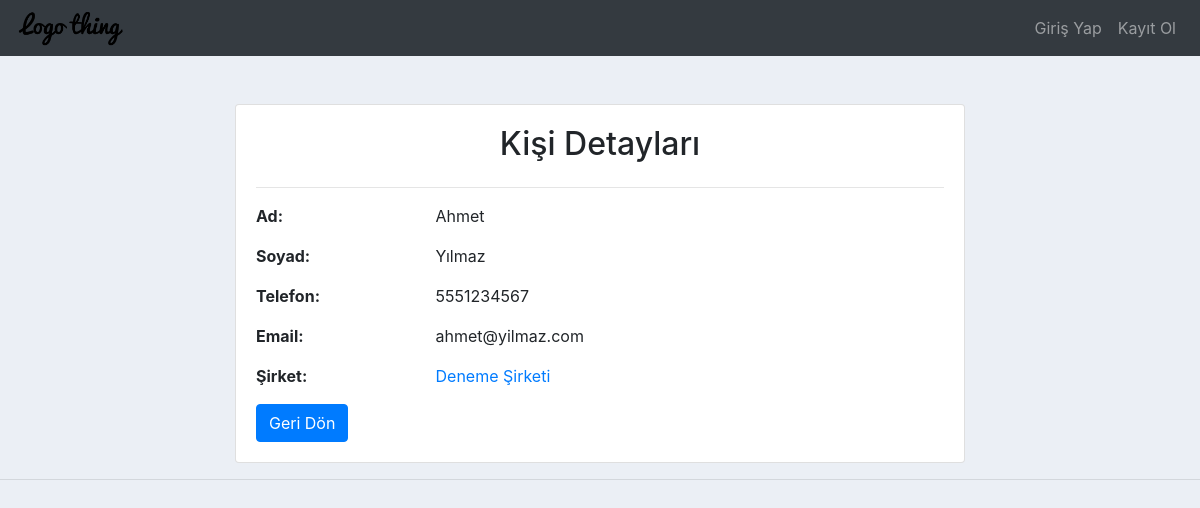
Page /kisi/2/ on the committed database.
### accounts/models.py (models this page shows, shortened)
class KisiRehberi(models.Model):
    ad = models.CharField(max_length=50)
    soyad = models.CharField(max_length=50)
    telefon = models.CharField(max_length=11)
    email = models.EmailField()
    sirket = models.ForeignKey('Sirket', on_delete=models.CASCADE)

class Sirket(models.Model):
    isim = models.CharField(max_length=100)
    adres = models.CharField(max_length=200)
    email = models.EmailField()
    web = models.URLField()
    def __str__(self):
        return self.isim

### accounts/views.py (the view)
# urls.py: path('kisi/<int:id>/', views.kisi_detay, name='kisi_detay'),
def kisi_detay(request, id):
    kisi = get_object_or_404(KisiRehberi, pk=id)
    return render(request, 'kisi_detay.html', {'kisi': kisi})

### accounts/templates/kisi_detay.html
{% extends "main.html" %}
{% load static %}
{% block content %}
<div class="container mt-5">
    <div class="row justify-content-center">
        <div class="col-md-8">
            <div class="card shadow">
                <div class="card-body">
                    <h2 class="card-title text-center mb-4">Kişi Detayları</h2>
                    <hr>
                    <div class="row mb-3">
                        <div class="col-sm-3">
                            <strong>Ad:</strong>
                        </div>
                        <div class="col-sm-9">
                            {{ kisi.ad }}
                        </div>
                    </div>
                    <div class="row mb-3">
                        <div class="col-sm-3">
                            <strong>Soyad:</strong>
                        </div>
                        <div class="col-sm-9">
                            {{ kisi.soyad }}
                        </div>
                    </div>
                    <div class="row mb-3">
                        <div class="col-sm-3">
                            <strong>Telefon:</strong>
                        </div>
                        <div class="col-sm-9">
                            {{ kisi.telefon }}
                        </div>
                    </div>
                    <div class="row mb-3">
                        <div class="col-sm-3">
                            <strong>Email:</strong>
                        </div>
                        <div class="col-sm-9">
                            {{ kisi.email }}
                        </div>
                    </div>
                    <div class="row mb-3">
                        <div class="col-sm-3">
                            <strong>Şirket:</strong>
                        </div>
                        <div class="col-sm-9">
                            <a href="{% url 'sirket_detay' kisi.sirket.id %}">{{ kisi.sirket }}</a>
                        </div>
                    </div>
                    <a href="{% url 'kisiler' %}" class="btn btn-primary">Geri Dön</a>
                </div>
            </div>
        </div>
    </div>
</div>
{% endblock %}

### static/css/main.css (style rules this page uses)
body { background-color: #ebeff5; }

### rows in the picture
KisiRehberi: ad "Ahmet", soyad "Yılmaz", telefon "5551234567", email "ahmet@yilmaz.com", sirket "Deneme Şirketi"
